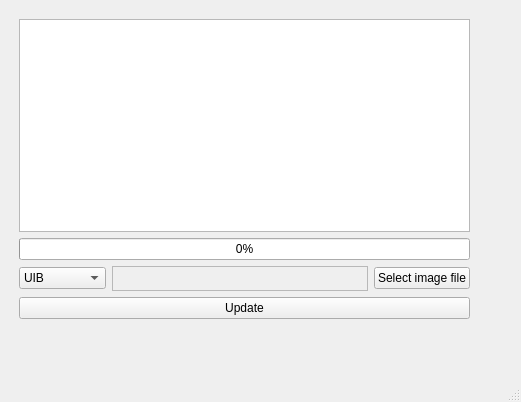
<?xml version="1.0" encoding="UTF-8"?>
<ui version="4.0">
 <class>wbsd_update</class>
 <widget class="QMainWindow" name="wbsd_update">
  <property name="geometry">
   <rect>
    <x>0</x>
    <y>0</y>
    <width>521</width>
    <height>402</height>
   </rect>
  </property>
  <property name="windowTitle">
   <string>MainWindow</string>
  </property>
  <widget class="QWidget" name="centralwidget">
   <widget class="QWidget" name="verticalLayoutWidget">
    <property name="geometry">
     <rect>
      <x>19</x>
      <y>19</y>
      <width>451</width>
      <height>300</height>
     </rect>
    </property>
    <layout class="QVBoxLayout" name="verticalLayout" stretch="2,0,1,0">
     <item>
      <widget class="QPlainTextEdit" name="plainTextEdit"/>
     </item>
     <item>
      <widget class="QProgressBar" name="pb_update">
       <property name="value">
        <number>0</number>
       </property>
      </widget>
     </item>
     <item>
      <layout class="QHBoxLayout" name="horizontalLayout">
       <item>
        <widget class="QComboBox" name="cb_type">
         <item>
          <property name="text">
           <string>UIB </string>
          </property>
         </item>
         <item>
          <property name="text">
           <string>MCB</string>
          </property>
         </item>
        </widget>
       </item>
       <item>
        <widget class="QTextEdit" name="textEdit">
         <property name="enabled">
          <bool>false</bool>
         </property>
         <property name="sizePolicy">
          <sizepolicy hsizetype="Fixed" vsizetype="Preferred">
           <horstretch>0</horstretch>
           <verstretch>0</verstretch>
          </sizepolicy>
         </property>
         <property name="maximumSize">
          <size>
           <width>16777215</width>
           <height>25</height>
          </size>
         </property>
        </widget>
       </item>
       <item>
        <widget class="QPushButton" name="btn_select">
         <property name="text">
          <string>Select image file</string>
         </property>
        </widget>
       </item>
      </layout>
     </item>
     <item>
      <widget class="QPushButton" name="btn_update">
       <property name="enabled">
        <bool>true</bool>
       </property>
       <property name="sizePolicy">
        <sizepolicy hsizetype="Minimum" vsizetype="Fixed">
         <horstretch>0</horstretch>
         <verstretch>0</verstretch>
        </sizepolicy>
       </property>
       <property name="layoutDirection">
        <enum>Qt::LeftToRight</enum>
       </property>
       <property name="text">
        <string>Update</string>
       </property>
      </widget>
     </item>
    </layout>
   </widget>
   <zorder>verticalLayoutWidget</zorder>
   <zorder>plainTextEdit</zorder>
  </widget>
  <widget class="QMenuBar" name="menubar">
   <property name="geometry">
    <rect>
     <x>0</x>
     <y>0</y>
     <width>521</width>
     <height>21</height>
    </rect>
   </property>
  </widget>
  <widget class="QStatusBar" name="statusbar"/>
 </widget>
 <resources/>
 <connections/>
</ui>
